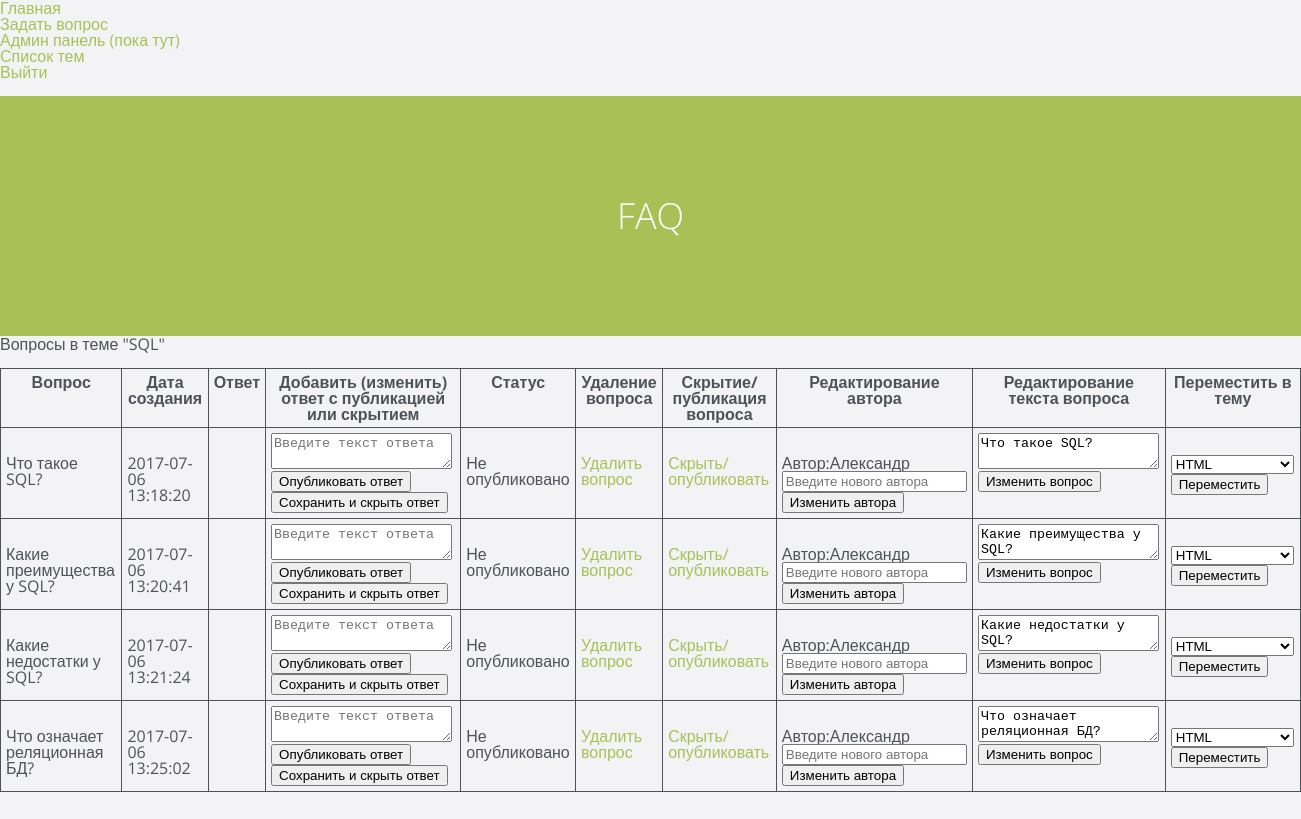
Screenshot of /index.php?r=question/theme&id=14 (signed in) with the database file from the repository.
### tables this page shows
CREATE TABLE `themes` (
  `id` int(11) NOT NULL,
  `name` text NOT NULL,
  `questions_all` int(11) NOT NULL DEFAULT '0',
  `questions_published` int(11) NOT NULL DEFAULT '0',
  `questions_unanswerd` int(11) NOT NULL DEFAULT '0'
);

CREATE TABLE `questions` (
  `id` int(11) NOT NULL,
  `question` text,
  `date` datetime NOT NULL DEFAULT CURRENT_TIMESTAMP,
  `author` text,
  `email` text NOT NULL,
  `answer` text,
  `theme_id` int(11) NOT NULL,
  `status` varchar(15) DEFAULT 'Не опубликовано'
);

### lib/View.php (called while the page is built, shortened)
<?php
class View
{
    public static function renderFile($fileName, array $data = [],  $return = false)
    {
        extract($data);
        require $fileName;
        $result = ob_get_clean();
        if ($return) {
            return $result;
        }
    }
}

### lib/Controller.php (called while the page is built, shortened)
<?php
class Controller {
    protected function render($view, array $data = [])
    {
        extract($data);
        $viewPath = App::getRoot() . 'views/' . $view . '.php';
        $content = View::renderFile($viewPath, $data, true);
    }
    public function getParam($name) {
        return App::getParam($name);
    }
}

### controllers/QuestionController.php (called while the page is built, shortened)
<?php
class QuestionController extends Controller
{
    public function themeAction()
    {
        $modelQuestion = new Questions();
        $id = $this->getParam('id');
        $questions = [];
        if (!empty($id)) {
            $questions = $modelQuestion->select(['theme_id' => $id]);
        }
        $modelTheme = new Themes();
        $currentTheme = $modelTheme->selectOne(['id' => $id]);
        $themeList = $modelTheme->getList();
        $this->render('question/theme', ['questions' => $questions, 'theme' => $currentTheme, 'themeList' => $themeList]);
    }
}

### web/index.php (called while the page is built, shortened)
<?php
require_once __DIR__ . '/../lib/App.php';
$r = !empty($_GET['r']) ? $_GET['r'] : 'site/index';
$arr = explode('/', $r);
$actionName = $arr[1];
$controller = new $c();
$a = $actionName . 'Action';
$controller->$a();

### lib/App.php (called while the page is built, shortened)
<?php
class App
{
    private static $config;
    private static $db;
    public static function getRoot()
    {
        return __DIR__ . '/../';
    }
    public static function getConfig()
    {
        if (self::$config === null) {
            self::$config = require(self::getRoot() . 'configs/main.php');
        }
        return self::$config;
    }
    public static function getDb()
    {
        $config = self::getConfig();
        if (self::$db === null) {
            self::$db = new DataBase($config['db']['dsn'], $config['db']['username'], $config['db']['password']);
        }
        return self::$db;
    }
    public static function registerAutoload($class)
    {
        if (strpos($class, '\\') !== false) {
            $path = str_replace('\\', DIRECTORY_SEPARATOR, $class);
        }
    }
    public static function createUrl($route = null, array $params = [])
    {
        $url = 'index.php';
        if (!empty($route)) {
            $params = array_merge(['r' => $route], $params);
        }
        if (!empty($params)) {
            $strParams = http_build_query($params);
            $url .= '?' . $strParams;
        }
        return $url;
    }
    public static function getParam($name)
    {
        if (isset($_REQUEST[$name])) {
            return $_REQUEST[$name];
        } else {
            return null;
        }
    }
}

### models/Themes.php (called while the page is built, shortened)
<?php
class Themes extends Model
{
    public function getTableName()
    {
        return 'themes';
    }
    public function getList()
    {
        $result = [];
        $themes = $this->select();
        foreach ($themes as $theme) {
            $result[$theme['id']] = $theme['name'];
        }
        return $result;
    }
}

### lib/database/DataBase.php (called while the page is built, shortened)
<?php
class DataBase
{
    private $db;
    function __construct($dsn, $user, $pass)
    {
        try {
            $this->db = new PDO($dsn, $user, $pass);
        } catch (PDOException $e) {
            die('Database error: ' . $e->getMessage() . '<br/>');
        }
    }
    public function select($table, array $where = [])
    {
        $sql = "SELECT * FROM $table";
        $conditionParams = [];
        if (!empty($where)) {
            $conditions = [];
            foreach ($where as $key => $value) {
                if (is_null($value)) {
                    $conditions[] = "(`$key` IS NULL OR  `$key` = '')";
                } else {
                    $conditionParams[":$key"] = $value;
                    $conditions[] = "`$key` = :$key";
                }
            }
            $sqlCondition = implode(', ', $conditions);
            $sql .= " WHERE $sqlCondition";
        }
        $sth = $this->db->prepare($sql);
        $sth->execute($conditionParams);
        return $sth->fetchAll(PDO::FETCH_ASSOC);
    }
}

### models/Model.php (called while the page is built, shortened)
<?php
abstract class Model
{
    public function select(array $condition = [])
    {
        return App::getDb()->select($this->getTableName(), $condition);
    }
    public function selectOne(array $condition = [])
    {
        $result =  App::getDb()->select($this->getTableName(), $condition);
        if (isset($result[0])) {
            return $result[0];
        }
    }
}

### configs/main.php (called while the page is built)
<?php
return [
    'db' => [
        'dsn' => 'mysql:host=localhost;dbname=faq;charset=utf8',
        'username' => 'root',
        'password' => '',
    ],
];

### models/Questions.php (called while the page is built, shortened)
<?php
class Questions extends Model
{
    public function getTableName()
    {
        return 'questions';
    }
}

### views/question/theme.php (the view, shortened to what this page needs)
<h1>Вопросы в теме "<?= $theme['name'] ?>"</h1>
<br />
<table class="table-bordered">
    <tr>
        <th>Вопрос</th>
        <th>Дата создания</th>
        <th>Ответ</th>
        <th>Добавить (изменить) ответ с публикацией или скрытием</th>
        <th>Статус</th>
        <th>Удаление вопроса</th>
        <th>Скрытие/публикация вопроса</th>
        <th>Редактирование автора</th>
        <th>Редактирование текста вопроса</th>
        <th>Переместить в тему</th>
    </tr>
    <? foreach ($questions as $questionInTheme) { ?>
    <tr>
        <td><? echo $questionInTheme['question'] ?></td>
        <td><? echo $questionInTheme['date']; ?></td>
        <td><? echo $questionInTheme['answer']; ?></td>
        <td>
            <form action="<?= App::createUrl('question/updateAnswer') ?>" method="POST">
                <textarea name="Data[answer]" placeholder="Введите текст ответа"><? echo $questionInTheme['answer'] ?></textarea>
                <button type="submit" name="Data[publishButton]">Опубликовать ответ</button><br />
                <button type="submit" name="Data[saveButton]">Сохранить и скрыть ответ</button>
            </form>
        </td>
        <td><? echo $questionInTheme['status']; ?></td>
        <td><a href="<?= App::createUrl('question/deleteQuestionInTheme', ['id' => $questionInTheme['id'], 'theme_id' => $questionInTheme['theme_id']]) ?>">Удалить вопрос</a></td>
        <td><a href="<?= App::createUrl('question/updateStatus', ['Data[id]' => $questionInTheme['id'], 'Data[theme_id]' => $questionInTheme['theme_id'], 'Data[status]' => $questionInTheme['status']]) ?>">Скрыть/опубликовать</a></td>
        <td>
            <label>Автор:<? echo $questionInTheme['author'] ?></label>
            <form action="<?= App::createUrl('question/updateAuthor', ['id' => App::getParam('id')]) ?>" method="post">
                <input name="Data[author]" placeholder="Введите нового автора"><br />
                <button>Изменить автора</button>
            </form>
        </td>
        <td>
            <form action="<?= App::createUrl('question/updateInTheme') ?>" method="POST">
                <textarea name="Data[question]" title=""><? echo $questionInTheme['question']; ?></textarea><br />
                <button type="submit">Изменить вопрос</button>
            </form>
        </td>
        <td>
            <form action="<?= App::createUrl('question/move', ['id' => App::getParam('id')]) ?>" method="post">
                <select name="Data[theme_id]">
                    <? foreach ($themeList as $id => $name) { ?>
                    <option value="<?= $id ?>">
                        <?= $name ?>
                    </option>
                    <? } ?>
                </select>
                <button>Переместить</button>
            </form>
        </td>
    </tr>
    <? } ?>
</table>
<br />
<br />

### web/assets/css/style.css (style rules this page uses)
*, *::after, *::before { -webkit-box-sizing: border-box; -moz-box-sizing: border-box; box-sizing: border-box; }
*::after, *::before { content: ''; }
body { font-size: 100%; font-family: "Open Sans", sans-serif; color: #4e5359; background-color: #f3f3f5; }
body::after { position: fixed; top: 0; left: 0; width: 100%; height: 100%; background-color: rgba(78, 83, 89, 0.8); visibility: hidden; opacity: 0; -webkit-transition: opacity .3s 0s, visibility 0s .3s; -moz-transition: opacity .3s 0s, visibility 0s .3s; transition: opacity .3s 0s, visibility 0s .3s; }
@media only screen and (min-width: 768px) { body::after { display: none; } }
a { color: #a9c056; text-decoration: none; }
.table-bordered td, .table-bordered th { border: 1px solid; padding: 5px; }
.table-bordered th { font-weight: bold; }

### rows the page displays
themes: name "SQL"
questions: question "Что такое SQL?", date "2017-07-06 13:18:20", status "Не опубликовано", author "Александр"
questions: question "Какие преимущества у SQL?", date "2017-07-06 13:20:41", status "Не опубликовано", author "Александр"
questions: question "Какие недостатки у SQL?", date "2017-07-06 13:21:24", status "Не опубликовано", author "Александр"
questions: question "Что означает реляционная БД?", date "2017-07-06 13:25:02", status "Не опубликовано", author "Александр"

### other values shown
form field value "HTML"
